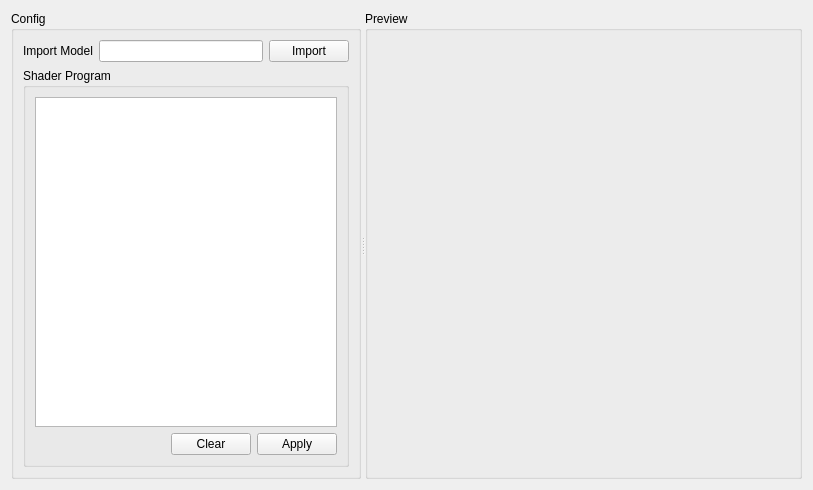
<?xml version="1.0" encoding="UTF-8"?>
<ui version="4.0">
 <class>EditShaderWindow</class>
 <widget class="QWidget" name="EditShaderWindow">
  <property name="geometry">
   <rect>
    <x>0</x>
    <y>0</y>
    <width>813</width>
    <height>490</height>
   </rect>
  </property>
  <property name="windowTitle">
   <string>Form</string>
  </property>
  <layout class="QGridLayout" name="gridLayout">
   <item row="0" column="0">
    <widget class="QSplitter" name="splitter">
     <property name="orientation">
      <enum>Qt::Horizontal</enum>
     </property>
     <widget class="QGroupBox" name="groupBox">
      <property name="maximumSize">
       <size>
        <width>350</width>
        <height>16777215</height>
       </size>
      </property>
      <property name="title">
       <string>Config</string>
      </property>
      <layout class="QGridLayout" name="gridLayout_3">
       <item row="0" column="0">
        <layout class="QGridLayout" name="gridLayout_2">
         <item row="0" column="1">
          <widget class="QLineEdit" name="importFileEdit">
           <property name="readOnly">
            <bool>true</bool>
           </property>
          </widget>
         </item>
         <item row="0" column="2">
          <widget class="QPushButton" name="importButton">
           <property name="text">
            <string>Import</string>
           </property>
          </widget>
         </item>
         <item row="0" column="0">
          <widget class="QLabel" name="label">
           <property name="text">
            <string>Import Model</string>
           </property>
          </widget>
         </item>
         <item row="1" column="0" colspan="3">
          <widget class="QGroupBox" name="groupBox_3">
           <property name="title">
            <string>Shader Program</string>
           </property>
           <layout class="QGridLayout" name="gridLayout_5">
            <item row="0" column="0">
             <layout class="QGridLayout" name="gridLayout_4">
              <item row="0" column="0" colspan="3">
               <widget class="QTextEdit" name="shaderProgramEdit"/>
              </item>
              <item row="1" column="0">
               <spacer name="horizontalSpacer">
                <property name="orientation">
                 <enum>Qt::Horizontal</enum>
                </property>
                <property name="sizeHint" stdset="0">
                 <size>
                  <width>40</width>
                  <height>20</height>
                 </size>
                </property>
               </spacer>
              </item>
              <item row="1" column="2">
               <widget class="QPushButton" name="applyShaderButton">
                <property name="text">
                 <string>Apply</string>
                </property>
               </widget>
              </item>
              <item row="1" column="1">
               <widget class="QPushButton" name="clear">
                <property name="text">
                 <string>Clear</string>
                </property>
               </widget>
              </item>
             </layout>
            </item>
           </layout>
          </widget>
         </item>
        </layout>
       </item>
      </layout>
     </widget>
     <widget class="QGroupBox" name="groupBox_2">
      <property name="title">
       <string>Preview</string>
      </property>
      <layout class="QGridLayout" name="gridLayout_6">
       <item row="0" column="0">
        <layout class="QVBoxLayout" name="previewLayout"/>
       </item>
      </layout>
     </widget>
    </widget>
   </item>
  </layout>
 </widget>
 <resources/>
 <connections/>
</ui>
